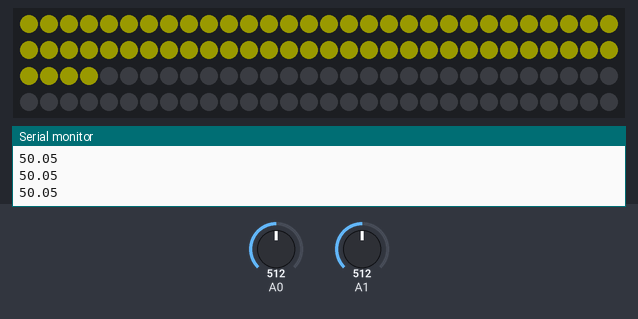
A sketch run on a simulated Arduino Uno, built with avr-gcc and run on an emulated ATmega328P. Shown: 120 RGB LEDs in strip order, left to right, continuing on the next row, the last lines printed to the serial monitor. The test bench sets the inputs (shaded band); at power-on: A0 = 512, A1 = 512. Dim RGB values are drawn brighter than linear; colours are those a GRB WS2812 strip shows for the declared byte order.

Above: at 1.2 s.
1.3 s: A0 set to 23
At 1.97 s:
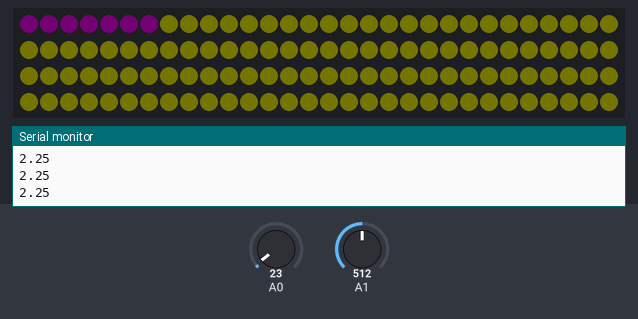
4.2 s: A0 set to 18
At 5.3 s:
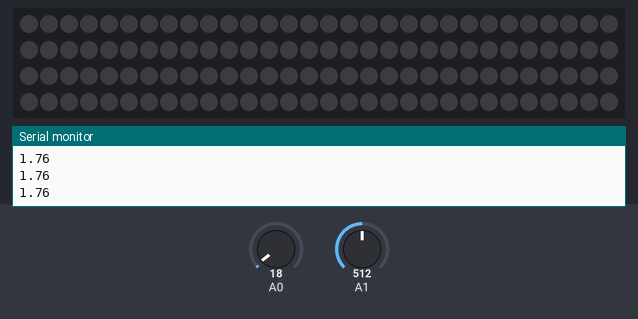
5.7 s: A1 set to 716
At 6.16 s:
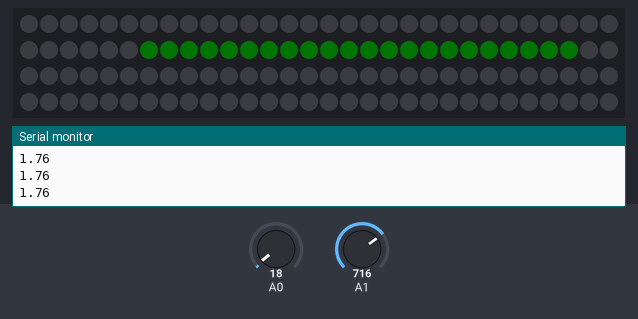
8.1 s: A1 set to 511
At 8.27 s:
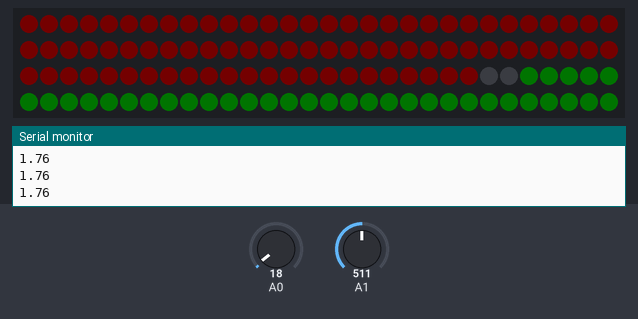
11.1 s: A1 set to 306
At 11.56 s:
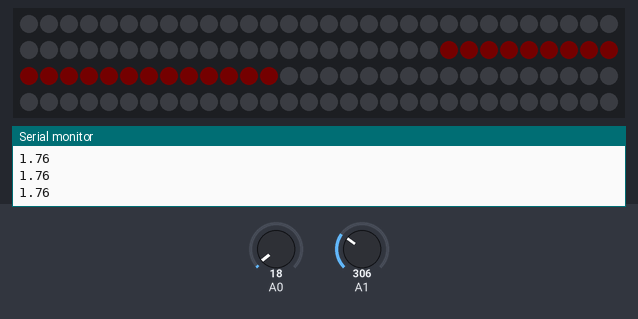
14.1 s: A1 set to 511
At 14.28 s:
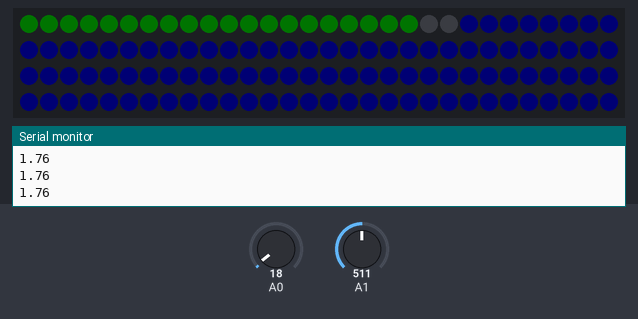
Timing chart, 0 to 17.1 s (numbered marks = the images above; inputs shaded):
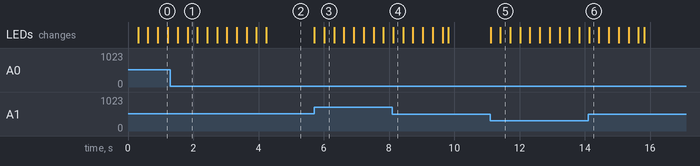

Measured:
- the behaviour switches between 21 and 20 on A0 (found by bisection; images 1 and 2)
- after the input at 4.2 s, the LEDs: change at once (image 2)
- after the input at 5.7 s, the LEDs: first change at once (image 3 shows a later state)
- after the input at 8.1 s, the LEDs: change at once (image 4)
- after the input at 11.1 s, the LEDs: first change at once (image 5 shows a later state)
- after the input at 14.1 s, the LEDs: change at once (image 6)

The sketch:

3colors_transitions.ino
```cpp
#include "FastLED.h"

#define NUM_LEDS 120
#define DATA_PIN 2

CRGB leds[NUM_LEDS];

int w = 0;

void hue_level(void)
{
  float wa = (analogRead(A0)/1023.0)*100.0;
  Serial.println(wa);
  FastLED.setBrightness(wa);
  return;
}

float color_type(void)
{
  float a = (analogRead(A1)/1023.0)*255.0;
  return a;
}

void setup() {

  Serial.begin(9600);
    FastLED.addLeds<WS2812B, DATA_PIN, RGB>(leds, NUM_LEDS);
}

void loop() {
    for(int i=0; i<3; i++){
        w = i%3;
        switch(w)
        {
        case 0:
            for(int k=0;k<NUM_LEDS;k++)
            {
            leds[k].setRGB(color_type(),255-color_type(),0);
            hue_level();
            FastLED.show();
             delay(8);
            }
          break;
       case 1:
            for(int k=0;k<NUM_LEDS;k++)
            {
            leds[k].setRGB(0,color_type(),255-color_type());
            hue_level();
            FastLED.show();
             delay(8);
            }
          break;
       case 2:
            for(int k=0;k<NUM_LEDS;k++)
            {
            leds[k].setRGB(255-color_type(),0,color_type());
            hue_level();
            FastLED.show();
            delay(8);
            }
          break;
        }
    }
}
```
